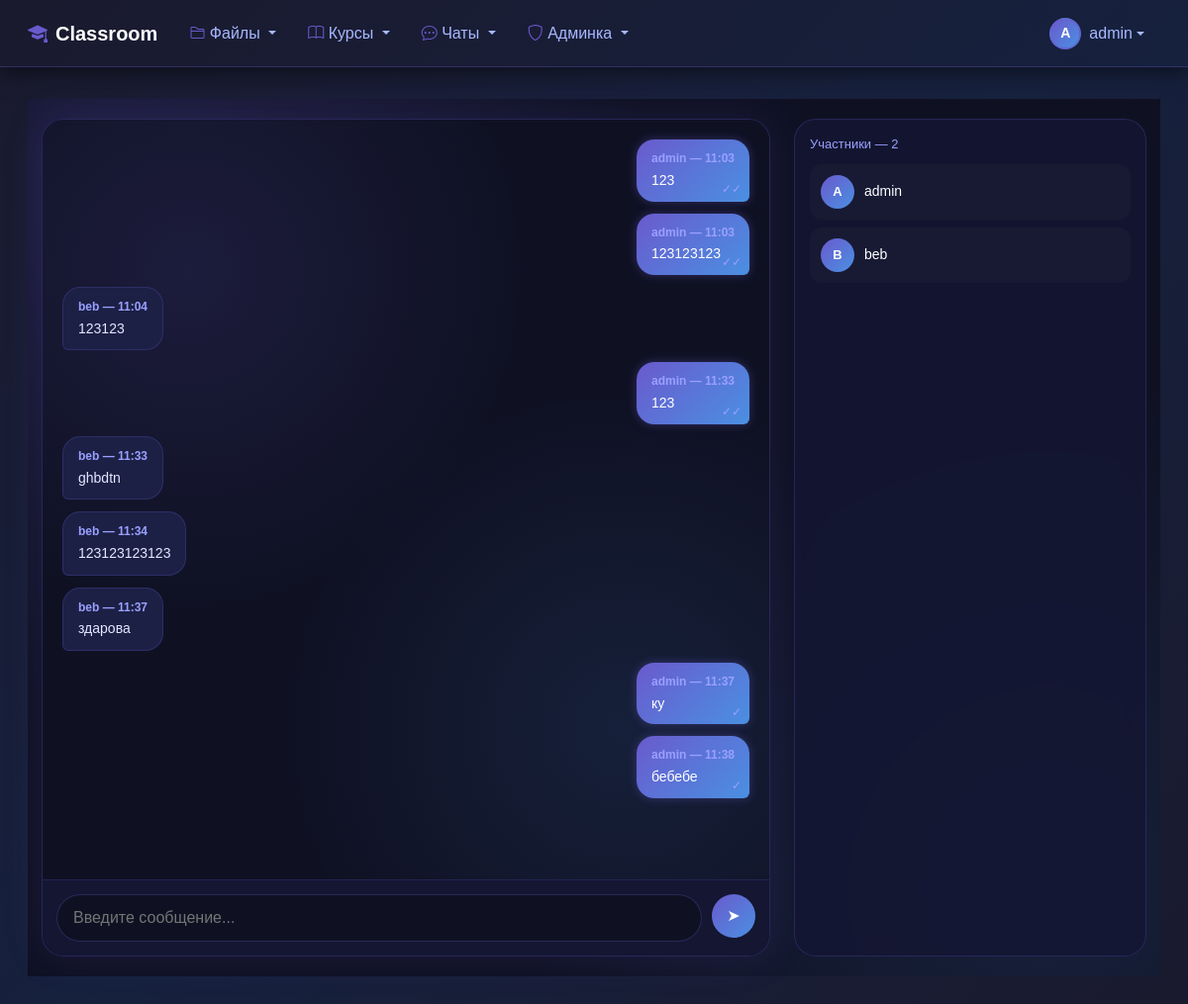
/chat/room/1/ (signed in), run on an earlier commit of the app's database.
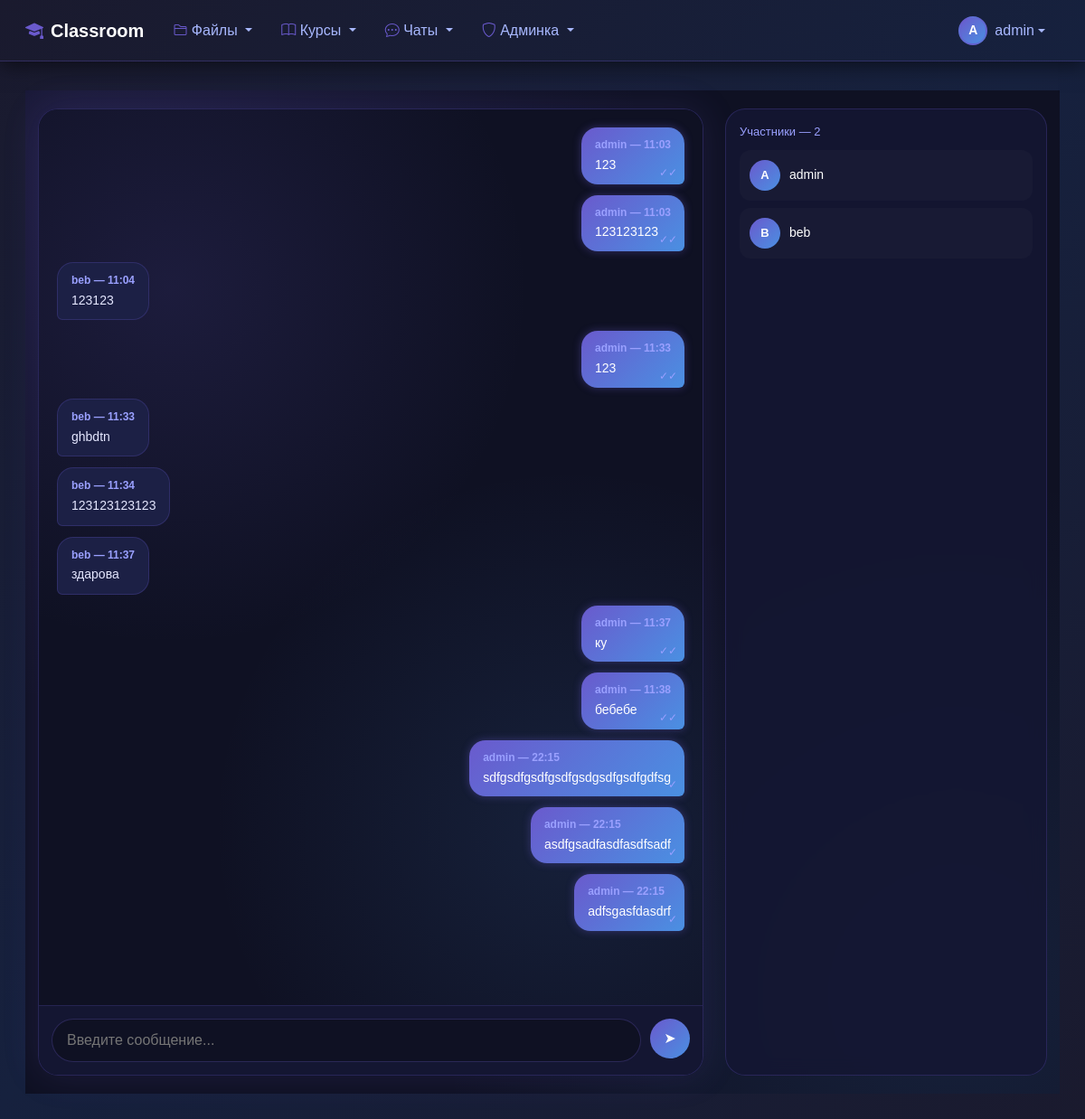
And on a later commit of the database.
### chat_manager/models.py (models this page shows, shortened)
class Message(models.Model):
    room = models.ForeignKey(ChatRoom, on_delete=models.CASCADE, related_name='messages')
    user = models.ForeignKey(User, on_delete=models.CASCADE, related_name='messages')
    content = models.TextField()
    timestamp = models.DateTimeField(auto_now_add=True)
    is_read = models.BooleanField(default=False)
    class Meta:
        ordering = ['timestamp']
        verbose_name = 'Сообщение'
        verbose_name_plural = 'Сообщения'
        indexes = [
            models.Index(fields=['room', '-timestamp']),
            models.Index(fields=['user', '-timestamp']),
        ]

### chat_manager/views.py (the view)
# urls.py: path('room/<int:room_id>/', views.chat_room, name='chat_room'),
@login_required
def chat_room(request, room_id):
    room = get_object_or_404(ChatRoom, id=room_id, is_active=True)
    if not room.participants.filter(id=request.user.id).exists():
        messages.error(request, 'У вас нет доступа к этой комнате чата')
        return redirect('chat_manager:chat_list')
    messages_qs = Message.objects.filter(room=room).order_by('-timestamp')[:50]
    messages_list = reversed(messages_qs)
    Message.objects.filter(
        room=room,
        user__in=room.participants.exclude(id=request.user.id),
        is_read=False
    ).update(is_read=True)
    return render(request, 'chat_manager/chat_room.html', {
        'room': room,
        'messages': messages_list
    })

### classroom_core/models.py (called while the page is built)
    def is_teacher(self):
        return self.role == 'teacher'

    def is_staff(self):
        return self.role == 'staff'

### templates/chat_manager/chat_room.html (shortened to what this page needs)
{% extends "base.html" %}
{% block content %}
<div class="chat-page">
    <div class="container">
        <div class="row">
            <div class="col-lg-8">
                <div class="chat-card">
                    <div class="chat-messages" id="chat-messages">
                        {% for message in messages %}
                        {% if message.user == request.user %}
                        <div class="message message-own" data-message-id="{{ message.id }}">
                            <div class="message-header">{{ message.user.username }} — {{ message.timestamp|date:"H:i" }}</div>
                            {{ message.content }}
                            <span class="read-status">{% if message.is_read %}✓✓{% else %}✓{% endif %}</span>
                        </div>
                        {% else %}
                        <div class="message message-other">
                            <div class="message-header">{{ message.user.username }} — {{ message.timestamp|date:"H:i" }}</div>
                            {{ message.content }}
                        </div>
                        {% endif %}
                        {% endfor %}
                    </div>
                    <div class="chat-input">
                        <input id="message-input" type="text" placeholder="Введите сообщение...">
                        <button id="send-button" class="send-btn">➤</button>
                    </div>
                </div>
            </div>
            <div class="col-lg-4">
                <div class="sidebar">
                    <div class="sidebar-title">
                        Участники — {{ room.participants.count }}
                    </div>
                    <div class="user-list">
                        {% for participant in room.participants.all %}
                        <div class="user-item">
                            <div class="avatar">{{ participant.username|first|upper }}</div>
                            <div class="username">{{ participant.username }}</div>
                        </div>
                        {% endfor %}
                    </div>
                </div>
            </div>
        </div>
    </div>
</div>
{% endblock %}

### templates/base.html (shortened to what this page needs)
<!DOCTYPE html>
<html lang="ru">
<head>
    <link href="https://cdn.jsdelivr.net/npm/bootstrap@5.3.0/dist/css/bootstrap.min.css" rel="stylesheet">
    <link rel="stylesheet" href="https://cdn.jsdelivr.net/npm/bootstrap-icons@1.10.0/font/bootstrap-icons.css">
</head>
<body>
    <nav class="navbar navbar-expand-lg dark-navbar">
        <div class="container-fluid">
            <a class="navbar-brand d-flex align-items-center" href="{% url 'classroom_core:course_list' %}">
                <i class="bi bi-mortarboard-fill me-2"></i>
                Classroom
            </a>
            <div class="collapse navbar-collapse" id="navbarNav">
                <ul class="navbar-nav me-auto">
                    <li class="nav-item dropdown">
                        <a class="nav-link dropdown-toggle" href="#" role="button" data-bs-toggle="dropdown">
                            <i class="bi bi-folder2"></i> Файлы
                        </a>
                    </li>
                    <li class="nav-item dropdown">
                        <a class="nav-link dropdown-toggle" href="#" role="button" data-bs-toggle="dropdown">
                            <i class="bi bi-book"></i> Курсы
                        </a>
                    </li>
                    <li class="nav-item dropdown">
                        <a class="nav-link dropdown-toggle" href="#" role="button" data-bs-toggle="dropdown">
                            <i class="bi bi-chat-dots"></i> Чаты
                        </a>
                    </li>
                    {% if user.is_authenticated and user.is_staff or user.is_superuser %}
                    <li class="nav-item dropdown">
                        <a class="nav-link dropdown-toggle" href="#" role="button" data-bs-toggle="dropdown">
                            <i class="bi bi-shield"></i> Админка
                        </a>
                    </li>
                    {% endif %}
                </ul>
                <div class="d-flex align-items-center">
                    {% if user.is_authenticated %}
                    <div class="dropdown">
                        <a class="nav-link dropdown-toggle d-flex align-items-center" href="#" role="button" data-bs-toggle="dropdown">
                            <div class="user-avatar rounded-circle d-flex align-items-center justify-content-center" style="width: 32px; height: 32px; font-size: 0.875rem;">
                                {{ user.username|slice:":1"|upper }}
                            </div>
                            <span class="ms-2 d-none d-md-inline username-text">{{ user.username }}</span>
                        </a>
                    </div>
                    {% else %}
                    <a class="nav-link" href="{% url 'classroom_core:login' %}">
                        <i class="bi bi-box-arrow-in-right me-1"></i> Войти
                    </a>
                    {% endif %}
                </div>
            </div>
        </div>
    </nav>
    <div class="main-content">
        <div class="container-fluid">
            {% block content %}{% endblock %}
        </div>
    </div>
</body>
</html>

What changed in the data, as far as the page shows it:
changed Message "ку": is_read "✓" → "✓✓"
changed Message "бебебе": is_read "✓" → "✓✓"
added Message: user.username "admin", timestamp "22:15", content "sdfgsdfgsdfgsdfgsdgsdfgsdfgdfsg"
added Message: user.username "admin", timestamp "22:15", content "asdfgsadfasdfasdfsadf"
added Message: user.username "admin", timestamp "22:15", content "adfsgasfdasdrf"
